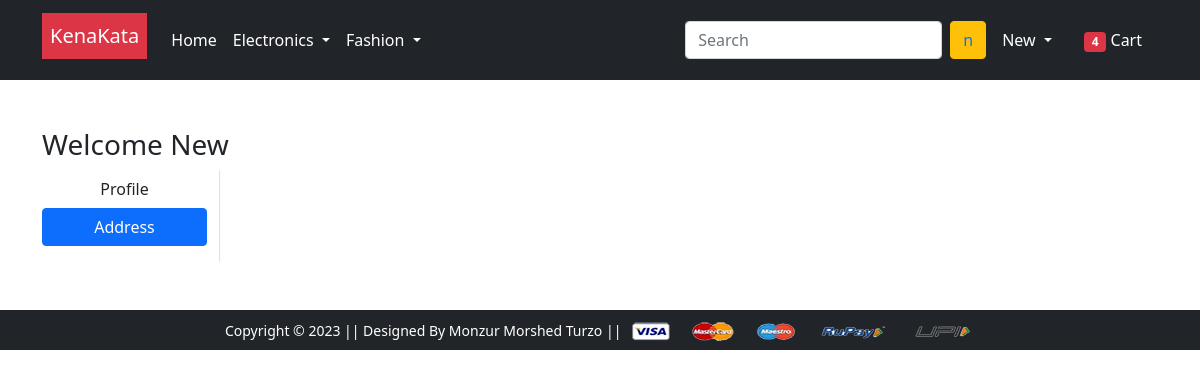
The page /address/ (signed in) on the database as committed earlier.
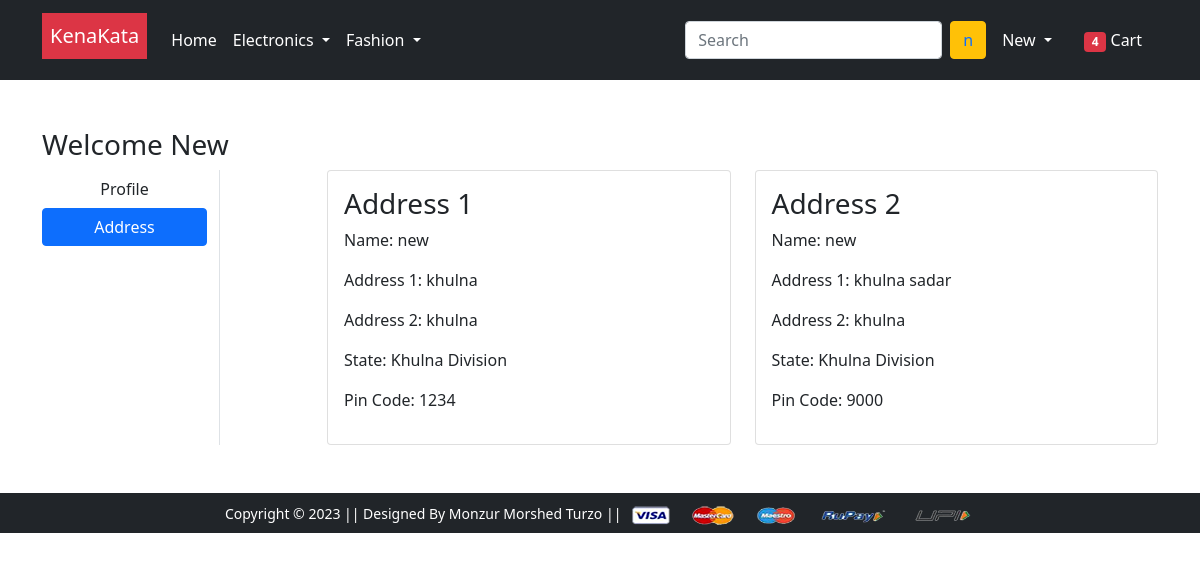
The same page on the database as committed later.
### app/models.py (models this page shows, shortened)
class Customer(models.Model):
    user= models.ForeignKey(User, on_delete=models.CASCADE)
    name= models.CharField(max_length=200)
    locality= models.CharField(max_length=200)
    city= models.CharField(max_length=50)
    zipcode= models.IntegerField()
    state= models.CharField(choices=STATE_CHOICES,max_length=50)

### app/views.py (the view)
# urls.py: path('address/', views.address, name='address'),
@login_required
def address(request):
    add= Customer.objects.filter(user=request.user)
    return render(request, 'app/address.html',{'add':add,'active':'btn-primary'})

### app/templates/app/address.html (shortened to what this page needs)
{% extends 'app/base.html' %}
{% load static %}
{% block main-content %}
<div class="container my-5">
 <div class="row">
 <h3>Welcome <span class="text-capitalize">{{request.user}}</span></h3>
  <div class="col-sm-2 border-end">
   <ul class="list-unstyled">
    <li class="d-grid"><a href="{% url 'profile' %}" class="btn">Profile</a></li>
    <li class="d-grid"><a href="{% url 'address' %}" class="btn {{active}}">Address</a></li>
   </ul>
  </div>
  <div class="col-sm-9 offset-sm-1">
   <div class="row">
    {% for ad in add %}
    <div class="col-sm-6">
     <div class="card">
      <div class="card-body">
       <h3>Address {{forloop.counter}}</h3>
       <p>Name: {{ad.name}}</p>
       <p>Address 1: {{ad.locality}}</p>
       <p>Address 2: {{ad.city}}</p>
       <p>State: {{ad.state}}</p>
       <p>Pin Code: {{ad.zipcode}}</p>
      </div>
     </div>
    </div>
    {% endfor %}
   </div>
  </div>
 </div>
</div>
{% endblock main-content %}

Rows that differ between the two databases and show on the page:
added Customer: name "new", locality "khulna", city "khulna", state "Khulna Division", zipcode "1234"
added Customer: name "new", locality "khulna sadar", city "khulna", state "Khulna Division", zipcode "9000"
